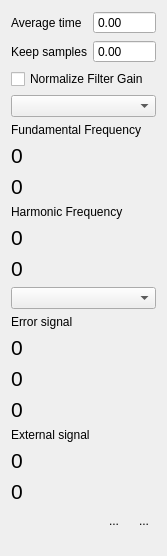
<?xml version="1.0" encoding="UTF-8"?>
<ui version="4.0">
 <class>Form</class>
 <widget class="QWidget" name="Form">
  <property name="geometry">
   <rect>
    <x>0</x>
    <y>0</y>
    <width>167</width>
    <height>556</height>
   </rect>
  </property>
  <property name="windowTitle">
   <string>Form</string>
  </property>
  <layout class="QVBoxLayout" name="verticalLayout">
   <item>
    <layout class="QGridLayout" name="gridLayout">
     <item row="0" column="0">
      <widget class="QLabel" name="label_5">
       <property name="text">
        <string>Average time</string>
       </property>
      </widget>
     </item>
     <item row="0" column="1">
      <widget class="MagnitudeSpinBox" name="magHistoryAccum">
       <property name="sizePolicy">
        <sizepolicy hsizetype="MinimumExpanding" vsizetype="Fixed">
         <horstretch>0</horstretch>
         <verstretch>0</verstretch>
        </sizepolicy>
       </property>
       <property name="buttonSymbols">
        <enum>QAbstractSpinBox::NoButtons</enum>
       </property>
      </widget>
     </item>
     <item row="1" column="0">
      <widget class="QLabel" name="label_6">
       <property name="text">
        <string>Keep samples</string>
       </property>
      </widget>
     </item>
     <item row="1" column="1">
      <widget class="MagnitudeSpinBox" name="magMaxHistory">
       <property name="sizePolicy">
        <sizepolicy hsizetype="MinimumExpanding" vsizetype="Fixed">
         <horstretch>0</horstretch>
         <verstretch>0</verstretch>
        </sizepolicy>
       </property>
       <property name="buttonSymbols">
        <enum>QAbstractSpinBox::NoButtons</enum>
       </property>
      </widget>
     </item>
    </layout>
   </item>
   <item>
    <widget class="QCheckBox" name="normalizeCheck">
     <property name="text">
      <string>Normalize Filter Gain</string>
     </property>
    </widget>
   </item>
   <item>
    <widget class="QComboBox" name="frequencyPlotCombo"/>
   </item>
   <item>
    <widget class="QLabel" name="label">
     <property name="text">
      <string>Fundamental Frequency</string>
     </property>
    </widget>
   </item>
   <item>
    <widget class="QLabel" name="referenceFreqLabel">
     <property name="sizePolicy">
      <sizepolicy hsizetype="Preferred" vsizetype="Preferred">
       <horstretch>1</horstretch>
       <verstretch>0</verstretch>
      </sizepolicy>
     </property>
     <property name="font">
      <font>
       <pointsize>16</pointsize>
      </font>
     </property>
     <property name="toolTip">
      <string>average value</string>
     </property>
     <property name="statusTip">
      <string/>
     </property>
     <property name="text">
      <string>0</string>
     </property>
    </widget>
   </item>
   <item>
    <widget class="QLabel" name="referenceFreqRangeLabel">
     <property name="sizePolicy">
      <sizepolicy hsizetype="Preferred" vsizetype="Preferred">
       <horstretch>1</horstretch>
       <verstretch>0</verstretch>
      </sizepolicy>
     </property>
     <property name="font">
      <font>
       <pointsize>16</pointsize>
      </font>
     </property>
     <property name="toolTip">
      <string>pk-pk</string>
     </property>
     <property name="text">
      <string>0</string>
     </property>
    </widget>
   </item>
   <item>
    <widget class="QLabel" name="label_2">
     <property name="text">
      <string>Harmonic Frequency</string>
     </property>
    </widget>
   </item>
   <item>
    <widget class="QLabel" name="outputFreqLabel">
     <property name="sizePolicy">
      <sizepolicy hsizetype="Preferred" vsizetype="Preferred">
       <horstretch>1</horstretch>
       <verstretch>0</verstretch>
      </sizepolicy>
     </property>
     <property name="font">
      <font>
       <pointsize>16</pointsize>
      </font>
     </property>
     <property name="toolTip">
      <string>average value</string>
     </property>
     <property name="text">
      <string>0</string>
     </property>
    </widget>
   </item>
   <item>
    <widget class="QLabel" name="outputFreqRangeLabel">
     <property name="sizePolicy">
      <sizepolicy hsizetype="Preferred" vsizetype="Preferred">
       <horstretch>1</horstretch>
       <verstretch>0</verstretch>
      </sizepolicy>
     </property>
     <property name="font">
      <font>
       <pointsize>16</pointsize>
      </font>
     </property>
     <property name="toolTip">
      <string>pk-pk</string>
     </property>
     <property name="text">
      <string>0</string>
     </property>
    </widget>
   </item>
   <item>
    <widget class="QComboBox" name="errorSigPlotCombo"/>
   </item>
   <item>
    <widget class="QLabel" name="label_7">
     <property name="text">
      <string>Error signal</string>
     </property>
    </widget>
   </item>
   <item>
    <widget class="QLabel" name="errorSignalLabel">
     <property name="sizePolicy">
      <sizepolicy hsizetype="Preferred" vsizetype="Preferred">
       <horstretch>1</horstretch>
       <verstretch>0</verstretch>
      </sizepolicy>
     </property>
     <property name="font">
      <font>
       <pointsize>16</pointsize>
      </font>
     </property>
     <property name="toolTip">
      <string>average value</string>
     </property>
     <property name="text">
      <string>0</string>
     </property>
    </widget>
   </item>
   <item>
    <widget class="QLabel" name="errorSignalRangeLabel">
     <property name="sizePolicy">
      <sizepolicy hsizetype="Preferred" vsizetype="Preferred">
       <horstretch>1</horstretch>
       <verstretch>0</verstretch>
      </sizepolicy>
     </property>
     <property name="font">
      <font>
       <pointsize>16</pointsize>
      </font>
     </property>
     <property name="toolTip">
      <string>pk-pk</string>
     </property>
     <property name="text">
      <string>0</string>
     </property>
    </widget>
   </item>
   <item>
    <widget class="QLabel" name="errorSignalRMSLabel">
     <property name="sizePolicy">
      <sizepolicy hsizetype="Preferred" vsizetype="Preferred">
       <horstretch>1</horstretch>
       <verstretch>0</verstretch>
      </sizepolicy>
     </property>
     <property name="font">
      <font>
       <pointsize>16</pointsize>
      </font>
     </property>
     <property name="toolTip">
      <string>rms residual</string>
     </property>
     <property name="text">
      <string>0</string>
     </property>
    </widget>
   </item>
   <item>
    <widget class="QLabel" name="label_8">
     <property name="text">
      <string>External signal</string>
     </property>
    </widget>
   </item>
   <item>
    <widget class="QLabel" name="externalSignalLabel">
     <property name="sizePolicy">
      <sizepolicy hsizetype="Preferred" vsizetype="Preferred">
       <horstretch>1</horstretch>
       <verstretch>0</verstretch>
      </sizepolicy>
     </property>
     <property name="font">
      <font>
       <pointsize>16</pointsize>
      </font>
     </property>
     <property name="toolTip">
      <string>average value</string>
     </property>
     <property name="text">
      <string>0</string>
     </property>
    </widget>
   </item>
   <item>
    <widget class="QLabel" name="externalSignalRangeLabel">
     <property name="sizePolicy">
      <sizepolicy hsizetype="Preferred" vsizetype="Preferred">
       <horstretch>1</horstretch>
       <verstretch>0</verstretch>
      </sizepolicy>
     </property>
     <property name="font">
      <font>
       <pointsize>16</pointsize>
      </font>
     </property>
     <property name="toolTip">
      <string>pk-pk</string>
     </property>
     <property name="text">
      <string>0</string>
     </property>
    </widget>
   </item>
   <item>
    <layout class="QHBoxLayout" name="horizontalLayout">
     <item>
      <spacer name="horizontalSpacer">
       <property name="orientation">
        <enum>Qt::Horizontal</enum>
       </property>
       <property name="sizeHint" stdset="0">
        <size>
         <width>40</width>
         <height>20</height>
        </size>
       </property>
      </spacer>
     </item>
     <item>
      <widget class="QToolButton" name="addTraceButton">
       <property name="text">
        <string>...</string>
       </property>
       <property name="icon">
        <iconset resource="RepetitionRate.qrc">
         <normaloff>:/openicon/icons/add-plot.png</normaloff>:/openicon/icons/add-plot.png</iconset>
       </property>
       <property name="iconSize">
        <size>
         <width>24</width>
         <height>24</height>
        </size>
       </property>
       <property name="autoRaise">
        <bool>true</bool>
       </property>
      </widget>
     </item>
     <item>
      <widget class="QToolButton" name="clearButton">
       <property name="text">
        <string>...</string>
       </property>
       <property name="icon">
        <iconset resource="RepetitionRate.qrc">
         <normaloff>:/openicon/icons/edit_clear.png</normaloff>:/openicon/icons/edit_clear.png</iconset>
       </property>
       <property name="iconSize">
        <size>
         <width>24</width>
         <height>24</height>
        </size>
       </property>
       <property name="autoRaise">
        <bool>true</bool>
       </property>
      </widget>
     </item>
    </layout>
   </item>
   <item>
    <spacer name="verticalSpacer">
     <property name="orientation">
      <enum>Qt::Vertical</enum>
     </property>
     <property name="sizeHint" stdset="0">
      <size>
       <width>20</width>
       <height>40</height>
      </size>
     </property>
    </spacer>
   </item>
  </layout>
 </widget>
 <customwidgets>
  <customwidget>
   <class>MagnitudeSpinBox</class>
   <extends>QDoubleSpinBox</extends>
   <header>uiModules.MagnitudeSpinBox</header>
  </customwidget>
 </customwidgets>
 <resources>
  <include location="RepetitionRate.qrc"/>
 </resources>
 <connections/>
</ui>
